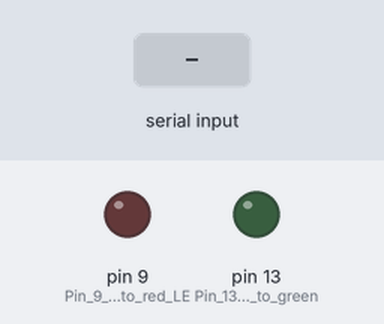
This sketch was run on a simulated Arduino Uno, built with avr-gcc and run on an emulated ATmega328P. Parts: output pins drawn as LEDs (lit = HIGH). Inputs (shaded band) come from the test bench.

Above: at 1.2 s.
1.3 s: "yes\n" received over Serial
At 2.5 s:
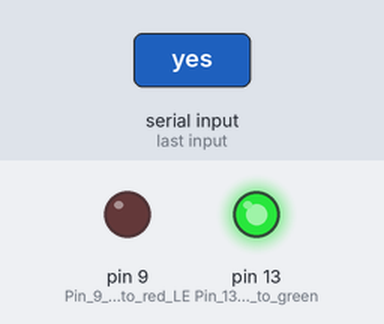
2.8 s: "no\n" received over Serial
At 3.7 s:
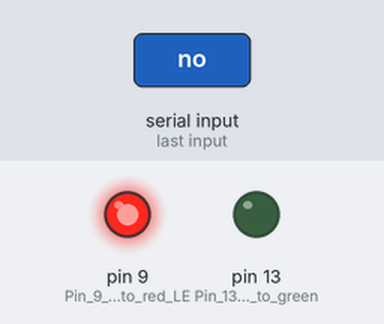
4.3 s: "1\n" received over Serial
At 4.8 s:
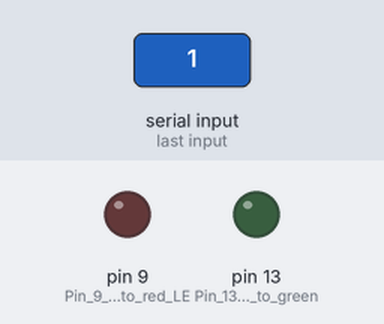
Timing chart, 0 to 7.3 s (numbered marks = the images above; inputs shaded):
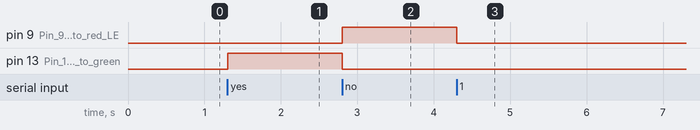

The sketch:

main.ino
```cpp
String incomingByte; //data that comes from the python program

void setup() {
  Serial.begin(9600);
  pinMode(9, OUTPUT); // Pin 9 connected to red LED
  pinMode(13, OUTPUT); // Pin 13 connected to green LED

}
void loop() {
  if (Serial.available() > 0) {
  incomingByte = Serial.readStringUntil('\n');
    if (incomingByte == "yes") {
      //Light up the green LED
      digitalWrite(13, HIGH);
      digitalWrite(9, LOW);
    }
    else if (incomingByte == "no") {
      //Light up the red LED
      digitalWrite(9, HIGH);
      digitalWrite(13, LOW);
    }
    else{
     // Turn both LEDs off
     digitalWrite(13, LOW);
     digitalWrite(9, LOW);
    }
  }
}
```

Measured:
- after the input at 1.3 s, pin 13 (Pin_13_connected_to_green): LOW → HIGH at once
- after the input at 2.8 s, pin 9 (Pin_9_connected_to_red_LE): LOW → HIGH at once; pin 13 (Pin_13_connected_to_green): HIGH → LOW at once
- after the input at 4.3 s, pin 9 (Pin_9_connected_to_red_LE): HIGH → LOW at once
